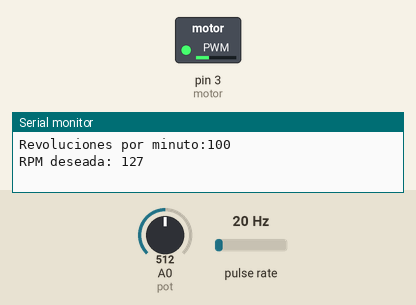
Bench run of a sketch on a simulated Arduino Uno, built with avr-gcc and run on an emulated ATmega328P. On the bench: switched loads named in the sketch (green lamp = pin HIGH), the last lines printed to the serial monitor. Wiring (inferred from the names in the program): pulse sensor: data pin 2. Inputs (shaded band) come from the test bench; at power-on: pulse rate 20 Hz, A0 (pot) = 512.

Above: at 1.25 s.
1.3 s: pulse rate (sensor on pin 2) set to 100 Hz
4.3 s: pulse rate (sensor on pin 2) set to 4 Hz
At 5.05 s:
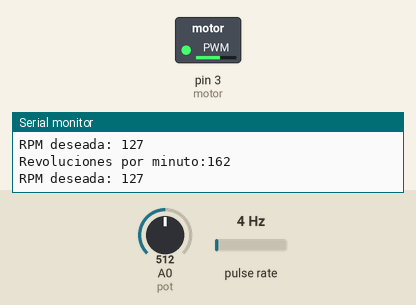
At 5.8 s:
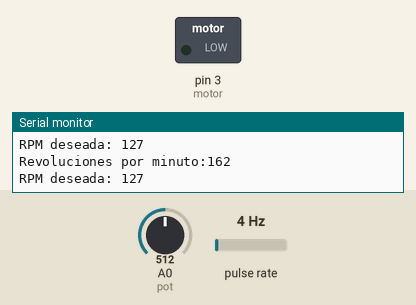
7.3 s: A0 (pot) set to 1023
10.3 s: A0 (pot) set to 86
11.8 s: A0 (pot) set to 80
At 13.2 s:
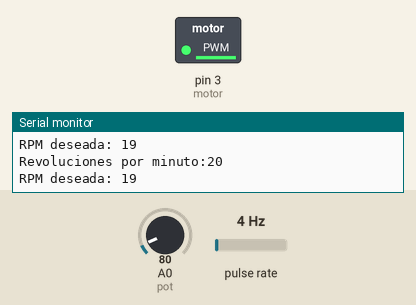
14.8 s: pulse rate (sensor on pin 2) set to 50 Hz
Timing chart, 0 to 18.5 s (numbered marks = the images above; inputs shaded):
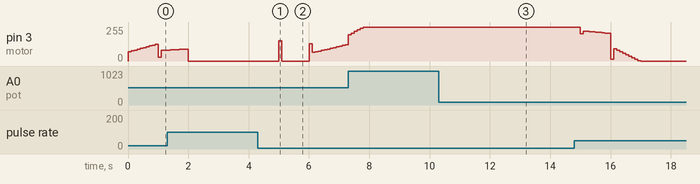

The sketch:

PID.ino
```cpp
/*
Creado por : Anthony Viteri
GitHub : https://github.com/AnthonyViteri/Arduino
Titulo: Control PID para motor CC
*/
#include <PID_v1.h>

#define PIN_INPUT 0
#define PIN_OUTPUT 3

//variables del motor

int PulsosRev = 24;
volatile int contpulsos = 0;
unsigned int pulsos = 0;
unsigned long Time = 0;
unsigned int RPM = 0;

int pot=0;
int motor=3;
int sensor=2;
int valorpot=0;
int RPMdeseada = 0;

double Setpoint, Input, Output, VelocidadSetpoint;

double Kp=0.5, Ki=0.5, Kd=0.05;
PID myPID(&Input, &Output, &Setpoint, Kp, Ki, Kd, DIRECT);

void setup()
{
  Serial.begin(9600);

  //codigo motor setup

  pinMode(sensor,INPUT);
  pinMode(pot,INPUT);
  pinMode(motor,OUTPUT);
  Time=millis();
  attachInterrupt(digitalPinToInterrupt(sensor), encoder, CHANGE);

  //turn the PID on
  myPID.SetMode(AUTOMATIC);

}

void loop()
{
  valorpot = analogRead(pot);
  RPMdeseada = map(valorpot,0,1023,0,255);
  Setpoint = RPMdeseada;

  //CODIGO MOTOR

  if(millis()-Time>=1000){
    pulsos=contpulsos;
    RPM=60*pulsos/PulsosRev;
    Serial.print("Revoluciones por minuto:");
    Serial.println(RPM);
    Serial.print("RPM deseada: ");
    Serial.println(RPMdeseada);
    //se reestablecen los valores
    contpulsos = 0;
    pulsos = 0;
    Time = millis();
    }

  // CODIGO PID

   Input = RPM;
   myPID.Compute();
   analogWrite(motor, Output);

}

void encoder()
{
  contpulsos++;
}
```

Measured:
- the behaviour switches between 81 and 80 on A0 (pot) (found by bisection; images 2 and 3)
- after the input at 4.3 s, pin 3 (motor): 0/255 → 151/255 after 0.70 s, → 0/255 0.10 s later, → 129/255 0.90 s later, → 64/255 0.10 s later, … (15 changes in this stretch)
- after the input at 11.8 s, pin 3 (motor): 255/255 → 254/255 at once, → 253/255 0.90 s later, → 252/255 2.0 s later
- by itself, pin 3 (motor): rises from 81/255 to 90/255 in 0.60 s, then falls to 0/255 in 0.10 s
